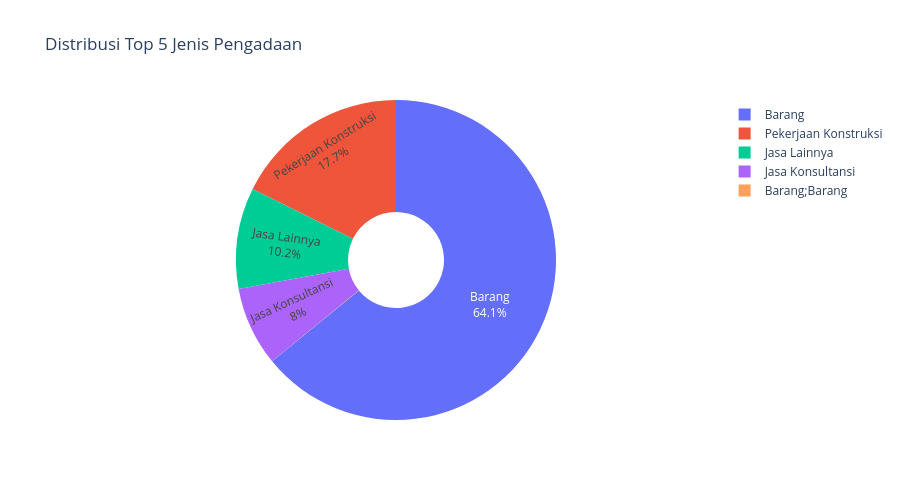

Write notebook code for a chart like this one.
### Markdown cell above
## 3️⃣ Pie Chart

### Code cell
# Pie chart - Distribusi Jenis Pengadaan
jenis_count = df['jenis_pengadaan'].value_counts().head(5)

fig = px.pie(
    values=jenis_count.values,
    names=jenis_count.index,
    title='Distribusi Top 5 Jenis Pengadaan',
    hole=0.3  # Donut chart
)

fig.update_traces(textposition='inside', textinfo='percent+label')
fig.update_layout(height=500)
fig.show()

### Figure 1 — Plotly figure (JSON) as saved in the notebook; plotly's stock layout.template omitted (floating-point values rounded to 4 significant figures)
{"data": [{"domain": {"x": [0, 1], "y": [0, 1]}, "hole": 0.3, "hovertemplate": "label=%{label}<br>value=%{value}<extra></extra>", "labels": ["Barang", "Pekerjaan Konstruksi", "Jasa Lainnya", "Jasa Konsultansi", "Barang;Barang"], "legendgroup": "", "name": "", "showlegend": true, "textinfo": "percent+label", "textposition": "inside", "type": "pie", "values": [10530, 2905, 1678, 1315, 1]}], "layout": {"height": 500, "legend": {"tracegroupgap": 0}, "title": {"text": "Distribusi Top 5 Jenis Pengadaan"}}}
